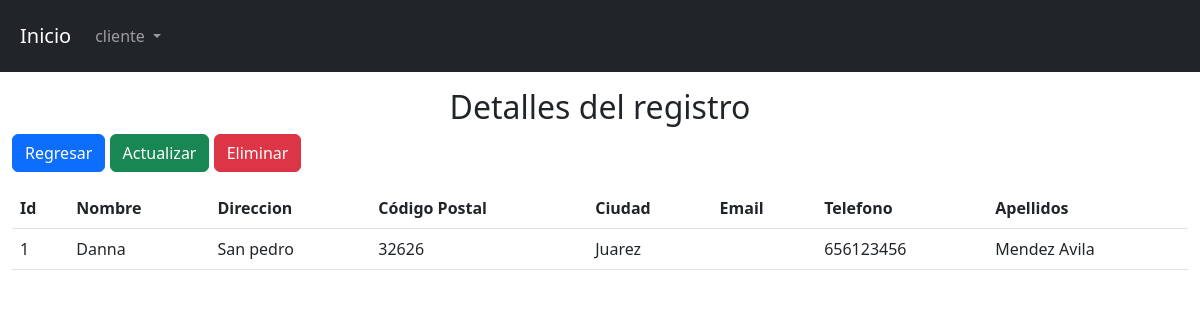
Page /view/cliente/show.php?id=1 on the committed database.
### tables this page shows
CREATE TABLE `tbl_cliente` (
  `id` int(11) NOT NULL,
  `nombre` varchar(100) NOT NULL,
  `direccion` varchar(100) NOT NULL,
  `cp` int(11) NOT NULL,
  `ciudad` varchar(100) NOT NULL,
  `e-mail` varchar(100) NOT NULL,
  `telefono` int(11) NOT NULL,
  `apellidos` varchar(100) NOT NULL
);

### config/db.php (called while the page is built)
<?php
    class db{
        private $host= "localhost";
        private $dbname="bd_mercado";
        private $client="root";
        private $password="";
        public function conexion(){
            try{
                $PDO = new PDO("mysql:host=".$this->host.";dbname=".$this->dbname,$this->client,$this->password);
                return $PDO;
            }catch(PDOException $e){
                return $e->getMessage();
            }
        }
    }
?>

### controller/clienteController.php (called while the page is built, shortened)
<?php
    class clienteController{
        private $model;
        public function __construct()
        {
            require_once("c://xampp/htdocs/proyecto/model/clienteModel.php");
            $this->model = new clienteModel();
        }
        public function show($id){
            return ($this->model->show($id) != false) ? $this->model->show($id) : header("Location:index.php");
        }
    }
?>

### model/clienteModel.php (called while the page is built, shortened)
<?php
    class clienteModel{
        private $PDO;
        public function __construct()
        {
            require_once("c://xampp/htdocs/proyecto/config/db.php");
            $con = new db();
            $this->PDO = $con->conexion();
        }
        public function show($id){
            $stament = $this->PDO->prepare("SELECT * FROM tbl_cliente where id = :id limit 1");
            $stament->bindParam(":id",$id);
            return ($stament->execute()) ? $stament->fetch() : false ;
        }
    }
?>

### view/cliente/show.php (the view, shortened to what this page needs)
<?php
    require_once("c://xampp/htdocs/proyecto/view/head/head.php");
    require_once("c://xampp/htdocs/proyecto/controller/clienteController.php");
    $obj = new clienteController();
    $date = $obj->show($_GET['id']);
?>
<h2 class="text-center">Detalles del registro</h2>
<div class="pb-3">
    <a href="index.php" class="btn btn-primary">Regresar</a>
    <a href="edit.php?id=<?= $date[0]?>" class="btn btn-success">Actualizar</a>
    <a class="btn btn-danger" data-bs-toggle="modal" data-bs-target="#exampleModal">Eliminar</a>
</div>
<table class="table container-fluid">
    <thead>
        <tr>
        <th scope="col">Id</th>
            <th scope="col">Nombre</th>
            <th scope="col">Direccion</th>
            <th scope="col">Código Postal</th>
            <th scope="col">Ciudad</th>
            <th scope="col">Email</th>
            <th scope="col">Telefono</th>
            <th scope="col">Apellidos</th>
        </tr>
    </thead>
    <tbody>
        <tr>
            <td scope="col"><?= $date["id"]?></td>
            <td scope="col"><?= $date["nombre"]?></td>
            <td scope="col"><?= $date["direccion"]?></td>
            <td scope="col"><?= $date["cp"]?></td>
            <td scope="col"><?= $date["ciudad"]?></td>
            <td scope="col"><?= $date["email"]?></td>
            <td scope="col"><?= $date["telefono"]?></td>
            <td scope="col"><?= $date["apellidos"]?></td>
        </tr>
    </tbody>
</table>
<?php
    require_once("c://xampp/htdocs/proyecto/view/head/footer.php");
?>

### rows in the picture
tbl_cliente: id "1", nombre "Danna", direccion "San pedro", cp "32626", ciudad "Juarez", telefono "656123456", apellidos "Mendez Avila"
